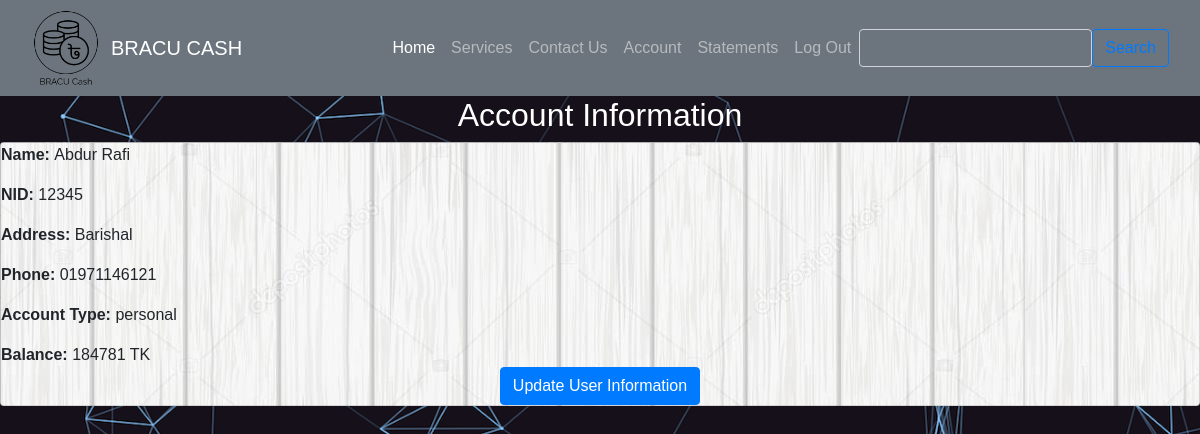
Page /accountinfo.php (signed in) on the committed database.
### tables this page shows
CREATE TABLE `usertable` (
  `name` varchar(255) NOT NULL,
  `password` varchar(255) NOT NULL,
  `address` varchar(255) NOT NULL,
  `NID` varchar(255) NOT NULL,
  `phone` varchar(255) NOT NULL,
  `type` text NOT NULL
);

CREATE TABLE `account` (
  `NID` varchar(20) NOT NULL,
  `phone` varchar(11) NOT NULL,
  `balance` float NOT NULL
);

### accountinfo.php (the view, shortened to what this page needs)
<html>
        <head>
          <link rel="stylesheet" href="https://maxcdn.bootstrapcdn.com/bootstrap/4.5.2/css/bootstrap.min.css">
          <link rel="stylesheet" type="text/css" href="style.css">
        </head>
        <body>
     <nav class="navbar navbar-expand-lg navbar-dark bg-secondary">
      <div class="container-fluid">
          <img src="logo.png" style="height:80px; width:80px; padding-right:10px">
        <a class="navbar-brand" href="home.php" >BRACU CASH</a>
        <div class="collapse navbar-collapse" id="navbarSupportedContent">
          <ul class="navbar-nav ml-auto ">
            <li class="nav-item">
              <a class="nav-link active" aria-current="page" href="home.php">Home</a>
            </li>
            <li class="nav-item">
              <a class="nav-link" href="Service.php">Services</a>
              </li>
               <li class="nav-item">
              <a class="nav-link" href="contact.php">Contact Us</a>
            </li>
                 <li class="nav-item">
              <a class="nav-link" href="accountinfo.php">Account</a>
            </li>
              <li class="nav-item">
              <a class="nav-link" href="statementpage.php">Statements</a>
            </li>
                 <li class="nav-item">
              <a class="nav-link" href="logout.php">Log Out</a>
            </li>
          </ul>
          <form class="d-flex">
            <input class="form-control me-2" type="search" placeholder="Search" aria-label="Search">
            <button class="btn btn-outline-primary" type="submit">Search</button>
          </form>
        </div>
      </div>
    </nav>
            <div >
                <body style="background-color:powderblue;">
                <h2 style="color: white; text-align: center;"> Account Information </h2>
                <?php
                    $host = "localhost";
                    $user = "root";
                    $password = "";
                    $dbname = "bucash";
                    $con = mysqli_connect($host, $user, $password, $dbname);
                    $nid = $_SESSION['user'];
                    $result = mysqli_query($con, "SELECT * FROM usertable WHERE NID = $nid");
                    $row = mysqli_fetch_assoc($result);
                    $name = $row['name'];
                    $address = $row['address'];
                    $phone = $row['phone'];
                    $nid = $_SESSION['user'];
                    $type = $row['type'];
                    $balance1= mysqli_query($con, "SELECT balance FROM account WHERE NID=$nid");
                    $row2=mysqli_fetch_assoc($balance1);
                    $balance=$row2['balance'];
                            ?>
                    <div class="card" style="background-image: url('blue.jpg');">
                    <div class="thumb-content">
                        <p class="card-text"><b>Name: </b><?php echo $name ?></p>
                        <p class="card-text"><b>NID: </b><?php echo $nid ?></p>
                        <p class="card-text"><b>Address: </b><?php echo $address ?></p>
                        <p class="card-text"><b>Phone: </b><?php echo $phone ?></p>
                        <p class="card-text"><b>Account Type: </b><?php echo $type ?></p>
                        <p class="card-text"><b>Balance: </b><?php echo $balance ?> TK</p>
                    </div>
                 <form method="get" action="updatepage.php" align="center">
                    <button class="btn btn-primary" >Update User Information</button>
                </form>
                </div>
                </body>
            </div>
    </body>
</html>

### style.css (style rules this page uses)
* { margin: 0;padding: 0;box-sizing: border-box; font-family: 'Montserrat', sans-serif; }
body { background-image: url('image.jpg'); background-repeat: no-repeat; background-size: cover; font-family: "Lato", sans-serif; }
.form-control { background-color: transparent; }
a { color: #fff; }
label,input { display: block; }
* { box-sizing: border-box; }

### rows in the picture
usertable: name "Abdur Rafi", address "Barishal", phone "01971146121", type "personal"
account: balance "184781"

### other values in the picture
$nid "12345"
